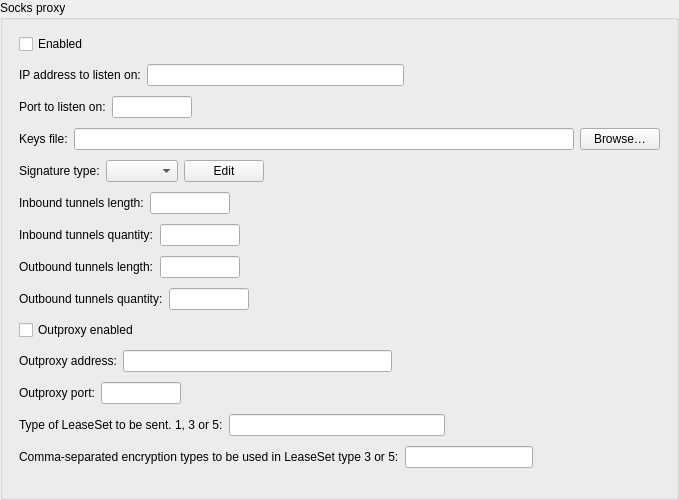
     <widget class="QGroupBox" name="socksProxyGroupBox">
      <property name="minimumSize">
       <size>
        <width>0</width>
        <height>500</height>
       </size>
      </property>
      <property name="maximumSize">
       <size>
        <width>16777215</width>
        <height>500</height>
       </size>
      </property>
      <property name="title">
       <string>Socks proxy</string>
      </property>
      <widget class="QWidget" name="verticalLayoutWidget_8">
       <property name="geometry">
        <rect>
         <x>9</x>
         <y>20</y>
         <width>661</width>
         <height>470</height>
        </rect>
       </property>
       <layout class="QVBoxLayout" name="verticalLayout_8">
        <property name="leftMargin">
         <number>10</number>
        </property>
        <property name="topMargin">
         <number>10</number>
        </property>
        <property name="rightMargin">
         <number>10</number>
        </property>
        <property name="bottomMargin">
         <number>10</number>
        </property>
        <item>
         <widget class="QCheckBox" name="socksProxyEnabledCheckBox">
          <property name="text">
           <string>Enabled</string>
          </property>
         </widget>
        </item>
        <item>
         <layout class="QHBoxLayout" name="socks_horizontalLayout_17_">
          <item>
           <widget class="QLabel" name="socks_label_11">
            <property name="text">
             <string>IP address to listen on:</string>
            </property>
           </widget>
          </item>
          <item>
           <widget class="QLineEdit" name="socksProxyAddressLineEdit"/>
          </item>
          <item>
           <spacer name="socks_horizontalSpacer_11">
            <property name="orientation">
             <enum>Qt::Horizontal</enum>
            </property>
            <property name="sizeHint" stdset="0">
             <size>
              <width>40</width>
              <height>20</height>
             </size>
            </property>
           </spacer>
          </item>
         </layout>
        </item>
        <item>
         <layout class="QHBoxLayout" name="socks_horizontalLayout_18">
          <item>
           <widget class="QLabel" name="socks_label_12">
            <property name="text">
             <string>Port to listen on:</string>
            </property>
           </widget>
          </item>
          <item>
           <widget class="QLineEdit" name="socksProxyPortLineEdit">
            <property name="maximumSize">
             <size>
              <width>80</width>
              <height>16777215</height>
             </size>
            </property>
           </widget>
          </item>
          <item>
           <spacer name="socks_horizontalSpacer_12">
            <property name="orientation">
             <enum>Qt::Horizontal</enum>
            </property>
            <property name="sizeHint" stdset="0">
             <size>
              <width>40</width>
              <height>20</height>
             </size>
            </property>
           </spacer>
          </item>
         </layout>
        </item>
        <item>
         <layout class="QHBoxLayout" name="socks_horizontalLayout_19">
          <item>
           <widget class="QLabel" name="socks_label_17">
            <property name="text">
             <string>Keys file:</string>
            </property>
           </widget>
          </item>
          <item>
           <widget class="QLineEdit" name="socksProxyKeyFileLineEdit"/>
          </item>
          <item>
           <widget class="QPushButton" name="socksProxyKeyFilePushButton">
            <property name="text">
             <string>Browse…</string>
            </property>
           </widget>
          </item>
         </layout>
        </item>
        <item>
         <layout class="QHBoxLayout" name="horizontalLayout_40">
          <item>
           <widget class="QLabel" name="label_42">
            <property name="text">
             <string>Signature type:</string>
            </property>
           </widget>
          </item>
          <item>
           <widget class="QComboBox" name="comboBox_socksProxySignatureType"/>
          </item>
          <item>
           <widget class="QPushButton" name="socksProxySignTypeComboEditPushButton">
            <property name="text">
             <string>Edit</string>
            </property>
           </widget>
          </item>
          <item>
           <spacer name="horizontalSpacer_28">
            <property name="orientation">
             <enum>Qt::Horizontal</enum>
            </property>
            <property name="sizeHint" stdset="0">
             <size>
              <width>40</width>
              <height>20</height>
             </size>
            </property>
           </spacer>
          </item>
         </layout>
        </item>
        <item>
         <layout class="QHBoxLayout" name="socks_horizontalLayout_20">
          <item>
           <widget class="QLabel" name="socks_label_18">
            <property name="text">
             <string>Inbound tunnels length:</string>
            </property>
           </widget>
          </item>
          <item>
           <widget class="QLineEdit" name="socksProxyInboundTunnelsLenLineEdit">
            <property name="maximumSize">
             <size>
              <width>80</width>
              <height>16777215</height>
             </size>
            </property>
           </widget>
          </item>
          <item>
           <spacer name="socks_horizontalSpacer_13">
            <property name="orientation">
             <enum>Qt::Horizontal</enum>
            </property>
            <property name="sizeHint" stdset="0">
             <size>
              <width>40</width>
              <height>20</height>
             </size>
            </property>
           </spacer>
          </item>
         </layout>
        </item>
        <item>
         <layout class="QHBoxLayout" name="socks_horizontalLayout_21">
          <item>
           <widget class="QLabel" name="socks_label_19">
            <property name="text">
             <string>Inbound tunnels quantity:</string>
            </property>
           </widget>
          </item>
          <item>
           <widget class="QLineEdit" name="socksProxyInboundTunnQuantityLineEdit">
            <property name="maximumSize">
             <size>
              <width>80</width>
              <height>16777215</height>
             </size>
            </property>
           </widget>
          </item>
          <item>
           <spacer name="socks_horizontalSpacer_14">
            <property name="orientation">
             <enum>Qt::Horizontal</enum>
            </property>
            <property name="sizeHint" stdset="0">
             <size>
              <width>40</width>
              <height>20</height>
             </size>
            </property>
           </spacer>
          </item>
         </layout>
        </item>
        <item>
         <layout class="QHBoxLayout" name="socks_horizontalLayout_22">
          <item>
           <widget class="QLabel" name="socks_label_20">
            <property name="text">
             <string>Outbound tunnels length:</string>
            </property>
           </widget>
          </item>
          <item>
           <widget class="QLineEdit" name="socksProxyOutBoundTunnLenLineEdit">
            <property name="maximumSize">
             <size>
              <width>80</width>
              <height>16777215</height>
             </size>
            </property>
           </widget>
          </item>
          <item>
           <spacer name="socks_horizontalSpacer_15">
            <property name="orientation">
             <enum>Qt::Horizontal</enum>
            </property>
            <property name="sizeHint" stdset="0">
             <size>
              <width>40</width>
              <height>20</height>
             </size>
            </property>
           </spacer>
          </item>
         </layout>
        </item>
        <item>
         <layout class="QHBoxLayout" name="socks_horizontalLayout_23">
          <item>
           <widget class="QLabel" name="socks_label_21">
            <property name="text">
             <string>Outbound tunnels quantity:</string>
            </property>
           </widget>
          </item>
          <item>
           <widget class="QLineEdit" name="socksProxyOutboundTunnQuantityLineEdit">
            <property name="maximumSize">
             <size>
              <width>80</width>
              <height>16777215</height>
             </size>
            </property>
           </widget>
          </item>
          <item>
           <spacer name="socks_horizontalSpacer_16">
            <property name="orientation">
             <enum>Qt::Horizontal</enum>
            </property>
            <property name="sizeHint" stdset="0">
             <size>
              <width>40</width>
              <height>20</height>
             </size>
            </property>
           </spacer>
          </item>
         </layout>
        </item>
        <item>
         <layout class="QHBoxLayout" name="horizontalLayout_56">
          <property name="topMargin">
           <number>0</number>
          </property>
          <property name="bottomMargin">
           <number>0</number>
          </property>
          <item>
           <widget class="QCheckBox" name="socksOutproxyEnabledCheckBox">
            <property name="text">
             <string>Outproxy enabled</string>
            </property>
           </widget>
          </item>
         </layout>
        </item>
        <item>
         <layout class="QHBoxLayout" name="horizontalLayout_12">
          <item>
           <widget class="QLabel" name="label_22">
            <property name="text">
             <string>Outproxy address:</string>
            </property>
           </widget>
          </item>
          <item>
           <widget class="QLineEdit" name="outproxyAddressLineEdit"/>
          </item>
          <item>
           <spacer name="horizontalSpacer_17">
            <property name="orientation">
             <enum>Qt::Horizontal</enum>
            </property>
            <property name="sizeHint" stdset="0">
             <size>
              <width>40</width>
              <height>20</height>
             </size>
            </property>
           </spacer>
          </item>
         </layout>
        </item>
        <item>
         <layout class="QHBoxLayout" name="horizontalLayout_24">
          <item>
           <widget class="QLabel" name="label_23">
            <property name="text">
             <string>Outproxy port:</string>
            </property>
           </widget>
          </item>
          <item>
           <widget class="QLineEdit" name="outproxyPortLineEdit">
            <property name="maximumSize">
             <size>
              <width>80</width>
              <height>16777215</height>
             </size>
            </property>
           </widget>
          </item>
          <item>
           <spacer name="horizontalSpacer_18">
            <property name="orientation">
             <enum>Qt::Horizontal</enum>
            </property>
            <property name="sizeHint" stdset="0">
             <size>
              <width>40</width>
              <height>20</height>
             </size>
            </property>
           </spacer>
          </item>
         </layout>
        </item>
        <item>
         <layout class="QHBoxLayout" name="horizontalLayout_57">
          <item>
           <widget class="QLabel" name="label_56">
            <property name="text">
             <string>Type of LeaseSet to be sent. 1, 3 or 5:</string>
            </property>
           </widget>
          </item>
          <item>
           <widget class="QLineEdit" name="socksProxyI2cpLeaseSetTypeLineEdit"/>
          </item>
          <item>
           <spacer name="horizontalSpacer_39">
            <property name="orientation">
             <enum>Qt::Horizontal</enum>
            </property>
            <property name="sizeHint" stdset="0">
             <size>
              <width>40</width>
              <height>20</height>
             </size>
            </property>
           </spacer>
          </item>
         </layout>
        </item>
        <item>
         <layout class="QHBoxLayout" name="horizontalLayout_55">
          <item>
           <widget class="QLabel" name="label_57">
            <property name="text">
             <string>Comma-separated encryption types to be used in LeaseSet type 3 or 5:</string>
            </property>
           </widget>
          </item>
          <item>
           <widget class="QLineEdit" name="socksProxyI2cpLeaseSetEncTypeLineEdit"/>
          </item>
          <item>
           <spacer name="horizontalSpacer_42">
            <property name="orientation">
             <enum>Qt::Horizontal</enum>
            </property>
            <property name="sizeHint" stdset="0">
             <size>
              <width>40</width>
              <height>20</height>
             </size>
            </property>
           </spacer>
          </item>
         </layout>
        </item>
       </layout>
      </widget>
     </widget>
